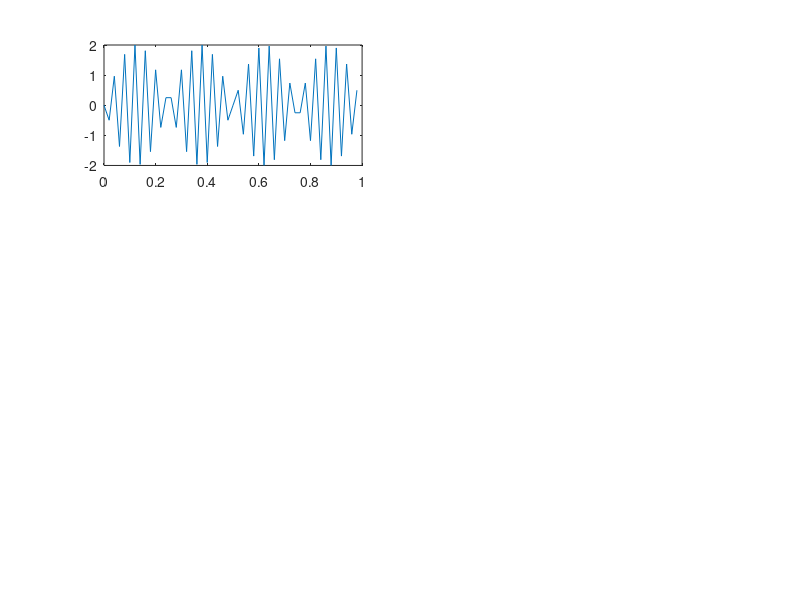

Source code (MATLAB): (Note: this script raises an error after producing the figure.)
%Ejercicio 8
Fm = 50;
t_ini = 0;
t_fin = 1;
T=1/Fm;
t=t_ini:T:t_fin-T;
N = length(t);
df= Fm/N;
freq = -Fm/2:df:Fm/2;

% A

s1=2*sin(2*pi*27*t);

subplot(3,2,1);
plot(t,s1);

fs1 = fftp(s1);

subplot(3,2,2);
plot(freq,fs1);

%La frecuencia que observo es 23 comparado con 27 de la original
%Si la frecuencia de nyquist (Fm/2) es 25 y 27 se pasa por 2 entonces se refleja para el lado contrario es 
%el effecto mirroring producido por el alias

% B Una formula para poder representar frecuencias y tener en cuenta que no se cumple nyquist puede ser
% freq = fm/2 - (fs - floor(2*fs/fm)*fm)
%Compruebo 

s2=2*sin(2*pi*105*t);

subplot(3,2,3);
plot(t,s2);

fs2 = fftp(s2);

subplot(3,2,4);
plot(freq,fs2);

%Con una frecuencia de 105 hz 

% C Y la amplitud?
% Una formula podria ser A-señal*(Fm/2)

s3=sin(2*pi*1*t);

subplot(3,2,5);
plot(t,s3);

fs3 = fftp(s3);

subplot(3,2,6);
plot(freq,fs3);
